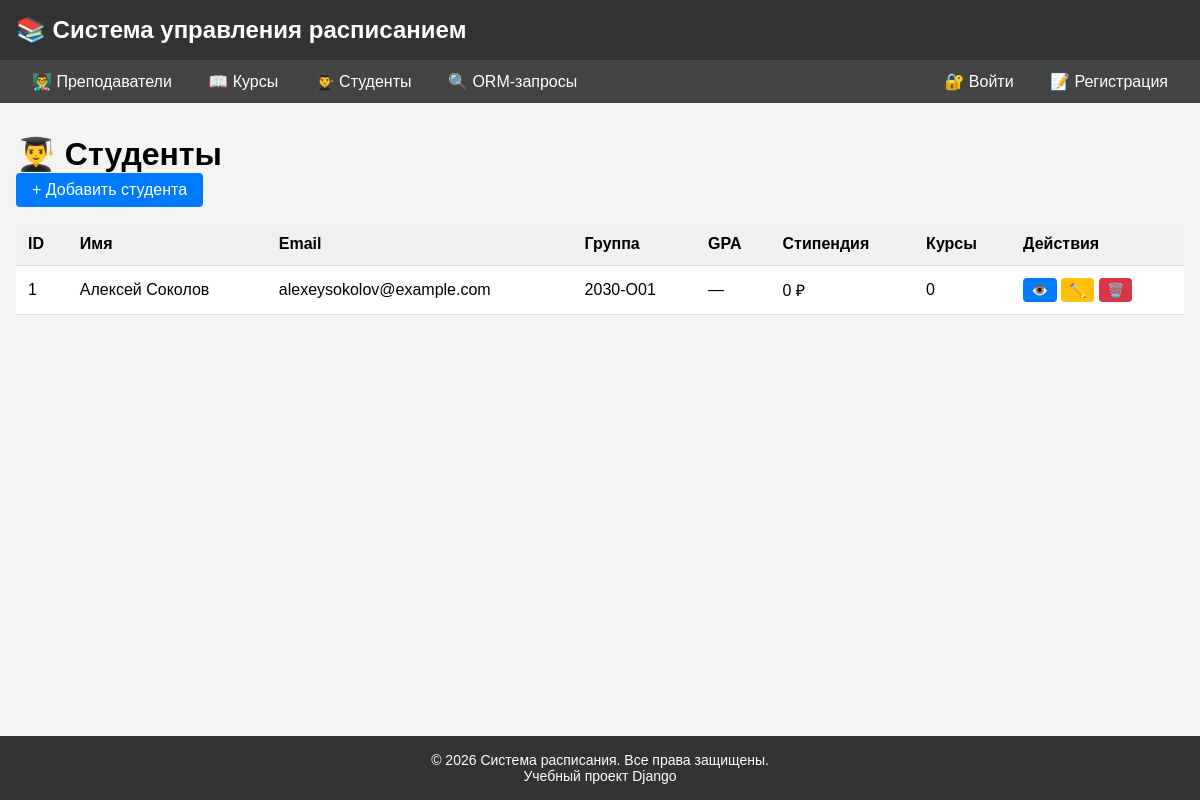
Before: /schedule/students/ with the older database file.
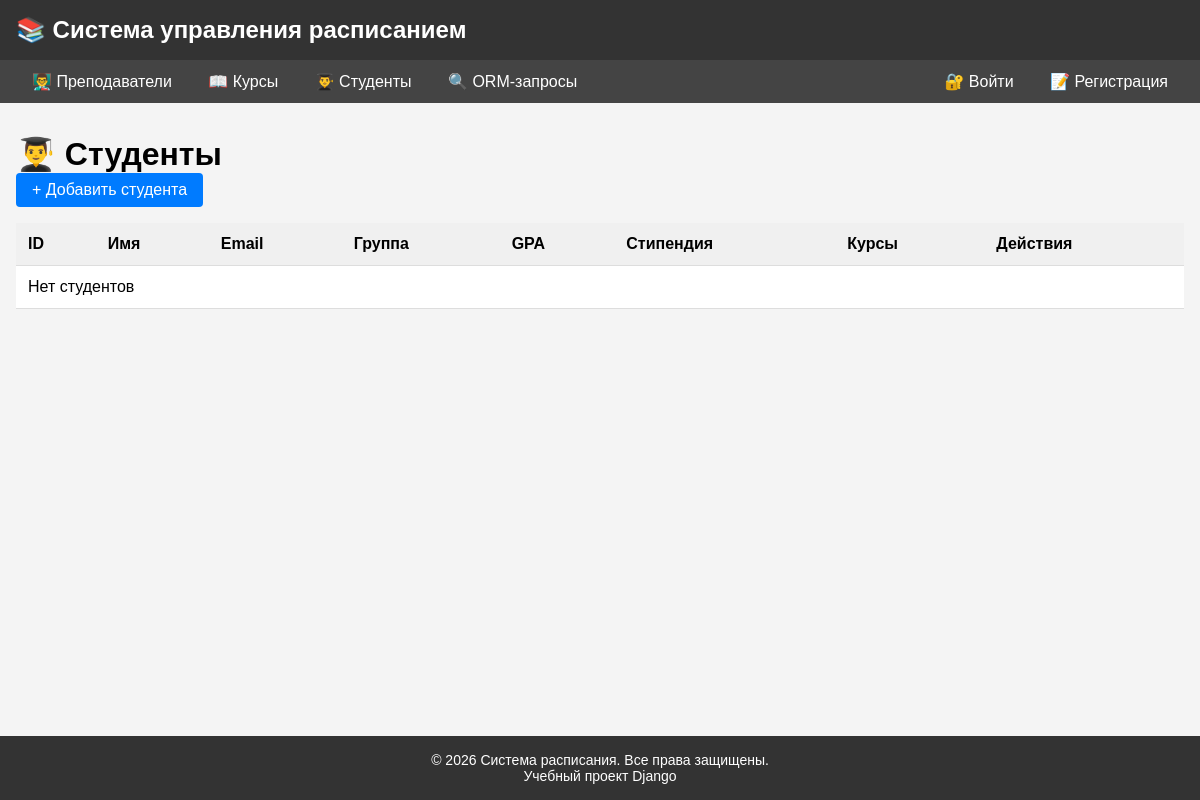
After: the same page with the newer database file.
### schedule/models.py (models this page shows, shortened)
class Student(models.Model):
    first_name = models.CharField(max_length=50, verbose_name="Имя")
    last_name = models.CharField(max_length=50, verbose_name="Фамилия")
    email = models.EmailField(unique=True, verbose_name="Email")
    phone = models.CharField(max_length=20, verbose_name="Телефон")
    birth_date = models.DateField(verbose_name="Дата рождения")
    enrollment_date = models.DateField(auto_now_add=True, verbose_name="Дата зачисления")
    courses = models.ManyToManyField(
        Course,
        related_name='students',
        blank=True,
        verbose_name="Курсы"
    )
    student_id = models.CharField(
        max_length=20,
        verbose_name="Номер студенческого билета",
        unique=True,  # Уникальное поле
        blank=True,
        null=True,
        default=None
    )
    group_number = models.CharField(
        max_length=10,
        verbose_name="Номер группы",
        blank=True,
        null=True,
        default=None
    )
    gpa = models.DecimalField(
        max_digits=3,
        decimal_places=2,
        verbose_name="Средний балл",
        validators=[MinValueValidator(0), MaxValueValidator(5)],
        blank=True,
        null=True,
        default=None
    )
    scholarship = models.DecimalField(
        max_digits=10,
        decimal_places=2,
        verbose_name="Стипендия",
        validators=[MinValueValidator(0)],
        blank=True,
        null=True,
        default=0  # По умолчанию 0 (без стипендии)
    )
    graduation_year = models.PositiveIntegerField(
        verbose_name="Год выпуска",
        blank=True,
        null=True,
        default=None,
        validators=[MinValueValidator(2020), MaxValueValidator(2030)]
    )
    class Meta:
        verbose_name = "Студент"
        verbose_name_plural = "Студенты"
        unique_together = ['first_name', 'last_name', 'email']

### schedule/views.py (the view)
# urls.py: path('students/', views.student_index, name='student_index'),
def student_index(request):
    students = Student.objects.all()
    return render(request, 'schedule/student_index.html', {'students': students})

### schedule/templates/schedule/student_index.html (shortened to what this page needs)
{% extends 'schedule/base.html' %}
{% block content %}
<h1>👨‍🎓 Студенты</h1>
<p style="margin-bottom: 1rem;">
    <a href="{% url 'schedule:student_create' %}" class="btn">+ Добавить студента</a>
</p>
<table>
    <thead>
        <tr>
            <th>ID</th>
            <th>Имя</th>
            <th>Email</th>
            <th>Группа</th>
            <th>GPA</th>
            <th>Стипендия</th>
            <th>Курсы</th>
            <th>Действия</th>
        </tr>
    </thead>
    <tbody>
        {% for student in students %}
        <tr>
            <td>{{ student.id }}</td>
            <td>{{ student.first_name }} {{ student.last_name }}</td>
            <td>{{ student.email }}</td>
            <td>{{ student.group_number|default:"—" }}</td>
            <td>{{ student.gpa|default:"—" }}</td>
            <td>{{ student.scholarship|default:"0" }} ₽</td>
            <td>{{ student.courses.count }}</td>
            <td>
                <a href="{% url 'schedule:student_detail' student.id %}" class="btn btn-sm">👁️</a>
                <a href="{% url 'schedule:student_update' student.id %}" class="btn btn-sm btn-warning">✏️</a>
                <a href="{% url 'schedule:student_delete' student.id %}" class="btn btn-sm btn-danger">🗑️</a>
            </td>
        </tr>
        {% empty %}
        <tr>
            <td colspan="8">Нет студентов</td>
        </tr>
        {% endfor %}
    </tbody>
</table>
{% endblock %}

Changed rows visible on the page:
removed Student: id "1", first_name "Алексей", last_name "Соколов", email "alexeysokolov@example.com", group_number "2030-О01", gpa "—", scholarship "0", courses.count "0"
Other visible differences:
text now shown: "Нет студентов"
